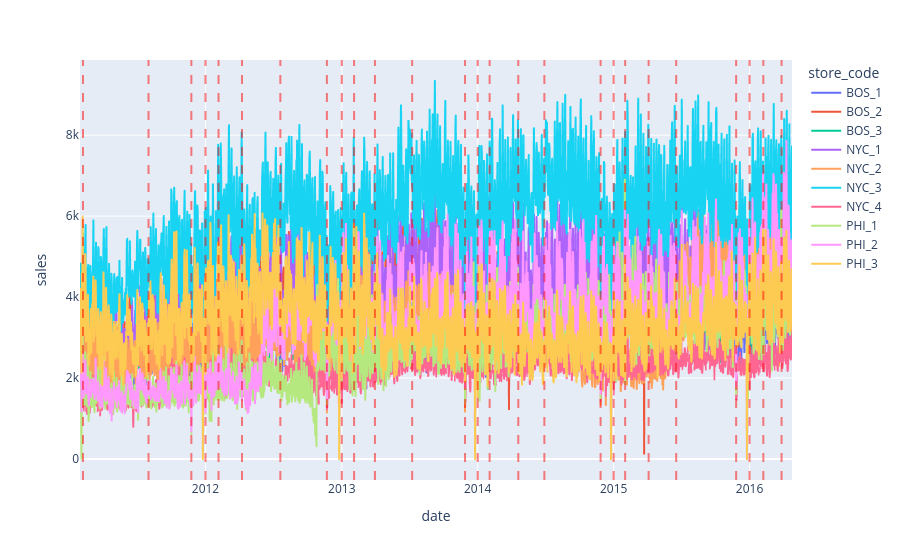

Notebook source saved alongside this figure:
### Code cell
fig = px.line(df.groupby(by = ['store_code','date'])['sales'].sum().reset_index(), x = 'date', y = 'sales', color = 'store_code')
for fecha in eventos['date'].unique():
    fig.add_vline(x=pd.Timestamp(fecha).timestamp() * 1000, line_dash="dash", line_color="red", opacity=0.5)
fig.show()

### Figure 1 — Plotly figure (JSON) as saved in the notebook; plotly's stock layout.template omitted (floating-point values rounded to 4 significant figures; data arrays with more than 128 entries replaced by an {"elided": "..."} marker saying what was removed)
{"data": [{"hovertemplate": "store_code=BOS_1<br>date=%{x}<br>sales=%{y}<extra></extra>", "legendgroup": "BOS_1", "line": {"color": "#636efa", "dash": "solid"}, "marker": {"symbol": "circle"}, "mode": "lines", "name": "BOS_1", "showlegend": true, "type": "scattergl", "x": {"elided": "1913 str values"}, "xaxis": "x", "y": {"elided": "1913 int values"}, "yaxis": "y"}, {"hovertemplate": "store_code=BOS_2<br>date=%{x}<br>sales=%{y}<extra></extra>", "legendgroup": "BOS_2", "line": {"color": "#EF553B", "dash": "solid"}, "marker": {"symbol": "circle"}, "mode": "lines", "name": "BOS_2", "showlegend": true, "type": "scattergl", "x": {"elided": "1913 str values"}, "xaxis": "x", "y": {"elided": "1913 int values"}, "yaxis": "y"}, {"hovertemplate": "store_code=BOS_3<br>date=%{x}<br>sales=%{y}<extra></extra>", "legendgroup": "BOS_3", "line": {"color": "#00cc96", "dash": "solid"}, "marker": {"symbol": "circle"}, "mode": "lines", "name": "BOS_3", "showlegend": true, "type": "scattergl", "x": {"elided": "1913 str values"}, "xaxis": "x", "y": {"elided": "1913 int values"}, "yaxis": "y"}, {"hovertemplate": "store_code=NYC_1<br>date=%{x}<br>sales=%{y}<extra></extra>", "legendgroup": "NYC_1", "line": {"color": "#ab63fa", "dash": "solid"}, "marker": {"symbol": "circle"}, "mode": "lines", "name": "NYC_1", "showlegend": true, "type": "scattergl", "x": {"elided": "1913 str values"}, "xaxis": "x", "y": {"elided": "1913 int values"}, "yaxis": "y"}, {"hovertemplate": "store_code=NYC_2<br>date=%{x}<br>sales=%{y}<extra></extra>", "legendgroup": "NYC_2", "line": {"color": "#FFA15A", "dash": "solid"}, "marker": {"symbol": "circle"}, "mode": "lines", "name": "NYC_2", "showlegend": true, "type": "scattergl", "x": {"elided": "1913 str values"}, "xaxis": "x", "y": {"elided": "1913 int values"}, "yaxis": "y"}, {"hovertemplate": "store_code=NYC_3<br>date=%{x}<br>sales=%{y}<extra></extra>", "legendgroup": "NYC_3", "line": {"color": "#19d3f3", "dash": "solid"}, "marker": {"symbol": "circle"}, "mode": "lines", "name": "NYC_3", "showlegend": true, "type": "scattergl", "x": {"elided": "1913 str values"}, "xaxis": "x", "y": {"elided": "1913 int values"}, "yaxis": "y"}, {"hovertemplate": "store_code=NYC_4<br>date=%{x}<br>sales=%{y}<extra></extra>", "legendgroup": "NYC_4", "line": {"color": "#FF6692", "dash": "solid"}, "marker": {"symbol": "circle"}, "mode": "lines", "name": "NYC_4", "showlegend": true, "type": "scattergl", "x": {"elided": "1913 str values"}, "xaxis": "x", "y": {"elided": "1913 int values"}, "yaxis": "y"}, {"hovertemplate": "store_code=PHI_1<br>date=%{x}<br>sales=%{y}<extra></extra>", "legendgroup": "PHI_1", "line": {"color": "#B6E880", "dash": "solid"}, "marker": {"symbol": "circle"}, "mode": "lines", "name": "PHI_1", "showlegend": true, "type": "scattergl", "x": {"elided": "1913 str values"}, "xaxis": "x", "y": {"elided": "1913 int values"}, "yaxis": "y"}, {"hovertemplate": "store_code=PHI_2<br>date=%{x}<br>sales=%{y}<extra></extra>", "legendgroup": "PHI_2", "line": {"color": "#FF97FF", "dash": "solid"}, "marker": {"symbol": "circle"}, "mode": "lines", "name": "PHI_2", "showlegend": true, "type": "scattergl", "x": {"elided": "1913 str values"}, "xaxis": "x", "y": {"elided": "1913 int values"}, "yaxis": "y"}, {"hovertemplate": "store_code=PHI_3<br>date=%{x}<br>sales=%{y}<extra></extra>", "legendgroup": "PHI_3", "line": {"color": "#FECB52", "dash": "solid"}, "marker": {"symbol": "circle"}, "mode": "lines", "name": "PHI_3", "showlegend": true, "type": "scattergl", "x": {"elided": "1913 str values"}, "xaxis": "x", "y": {"elided": "1913 int values"}, "yaxis": "y"}], "layout": {"legend": {"title": {"text": "store_code"}, "tracegroupgap": 0}, "margin": {"t": 60}, "shapes": [{"line": {"color": "red", "dash": "dash"}, "opacity": 0.5, "type": "line", "x0": 1296950400000, "x1": 1296950400000, "xref": "x", "y0": 0, "y1": 1, "yref": "y domain"}, {"line": {"color": "red", "dash": "dash"}, "opacity": 0.5, "type": "line", "x0": 1312156800000, "x1": 1312156800000, "xref": "x", "y0": 0, "y1": 1, "yref": "y domain"}, {"line": {"color": "red", "dash": "dash"}, "opacity": 0.5, "type": "line", "x0": 1322092800000, "x1": 1322092800000, "xref": "x", "y0": 0, "y1": 1, "yref": "y domain"}, {"line": {"color": "red", "dash": "dash"}, "opacity": 0.5, "type": "line", "x0": 1325376000000, "x1": 1325376000000, "xref": "x", "y0": 0, "y1": 1, "yref": "y domain"}, {"line": {"color": "red", "dash": "dash"}, "opacity": 0.5, "type": "line", "x0": 1328400000000, "x1": 1328400000000, "xref": "x", "y0": 0, "y1": 1, "yref": "y domain"}, {"line": {"color": "red", "dash": "dash"}, "opacity": 0.5, "type": "line", "x0": 1333843200000, "x1": 1333843200000, "xref": "x", "y0": 0, "y1": 1, "yref": "y domain"}, {"line": {"color": "red", "dash": "dash"}, "opacity": 0.5, "type": "line", "x0": 1342742400000, "x1": 1342742400000, "xref": "x", "y0": 0, "y1": 1, "yref": "y domain"}, {"line": {"color": "red", "dash": "dash"}, "opacity": 0.5, "type": "line", "x0": 1353542400000, "x1": 1353542400000, "xref": "x", "y0": 0, "y1": 1, "yref": "y domain"}, {"line": {"color": "red", "dash": "dash"}, "opacity": 0.5, "type": "line", "x0": 1356998400000, "x1": 1356998400000, "xref": "x", "y0": 0, "y1": 1, "yref": "y domain"}, {"line": {"color": "red", "dash": "dash"}, "opacity": 0.5, "type": "line", "x0": 1359849600000, "x1": 1359849600000, "xref": "x", "y0": 0, "y1": 1, "yref": "y domain"}, {"line": {"color": "red", "dash": "dash"}, "opacity": 0.5, "type": "line", "x0": 1364688000000, "x1": 1364688000000, "xref": "x", "y0": 0, "y1": 1, "yref": "y domain"}, {"line": {"color": "red", "dash": "dash"}, "opacity": 0.5, "type": "line", "x0": 1373328000000, "x1": 1373328000000, "xref": "x", "y0": 0, "y1": 1, "yref": "y domain"}, {"line": {"color": "red", "dash": "dash"}, "opacity": 0.5, "type": "line", "x0": 1385596800000, "x1": 1385596800000, "xref": "x", "y0": 0, "y1": 1, "yref": "y domain"}, {"line": {"color": "red", "dash": "dash"}, "opacity": 0.5, "type": "line", "x0": 1388534400000, "x1": 1388534400000, "xref": "x", "y0": 0, "y1": 1, "yref": "y domain"}, {"line": {"color": "red", "dash": "dash"}, "opacity": 0.5, "type": "line", "x0": 1391299200000, "x1": 1391299200000, "xref": "x", "y0": 0, "y1": 1, "yref": "y domain"}, {"line": {"color": "red", "dash": "dash"}, "opacity": 0.5, "type": "line", "x0": 1397952000000, "x1": 1397952000000, "xref": "x", "y0": 0, "y1": 1, "yref": "y domain"}, {"line": {"color": "red", "dash": "dash"}, "opacity": 0.5, "type": "line", "x0": 1404000000000, "x1": 1404000000000, "xref": "x", "y0": 0, "y1": 1, "yref": "y domain"}, {"line": {"color": "red", "dash": "dash"}, "opacity": 0.5, "type": "line", "x0": 1417046400000, "x1": 1417046400000, "xref": "x", "y0": 0, "y1": 1, "yref": "y domain"}, {"line": {"color": "red", "dash": "dash"}, "opacity": 0.5, "type": "line", "x0": 1420070400000, "x1": 1420070400000, "xref": "x", "y0": 0, "y1": 1, "yref": "y domain"}, {"line": {"color": "red", "dash": "dash"}, "opacity": 0.5, "type": "line", "x0": 1422748800000, "x1": 1422748800000, "xref": "x", "y0": 0, "y1": 1, "yref": "y domain"}, {"line": {"color": "red", "dash": "dash"}, "opacity": 0.5, "type": "line", "x0": 1428192000000, "x1": 1428192000000, "xref": "x", "y0": 0, "y1": 1, "yref": "y domain"}, {"line": {"color": "red", "dash": "dash"}, "opacity": 0.5, "type": "line", "x0": 1434585600000, "x1": 1434585600000, "xref": "x", "y0": 0, "y1": 1, "yref": "y domain"}, {"line": {"color": "red", "dash": "dash"}, "opacity": 0.5, "type": "line", "x0": 1448496000000, "x1": 1448496000000, "xref": "x", "y0": 0, "y1": 1, "yref": "y domain"}, {"line": {"color": "red", "dash": "dash"}, "opacity": 0.5, "type": "line", "x0": 1451606400000, "x1": 1451606400000, "xref": "x", "y0": 0, "y1": 1, "yref": "y domain"}, {"line": {"color": "red", "dash": "dash"}, "opacity": 0.5, "type": "line", "x0": 1454803200000, "x1": 1454803200000, "xref": "x", "y0": 0, "y1": 1, "yref": "y domain"}, {"line": {"color": "red", "dash": "dash"}, "opacity": 0.5, "type": "line", "x0": 1459036800000, "x1": 1459036800000, "xref": "x", "y0": 0, "y1": 1, "yref": "y domain"}], "xaxis": {"anchor": "y", "domain": [0, 1], "title": {"text": "date"}}, "yaxis": {"anchor": "x", "domain": [0, 1], "title": {"text": "sales"}}}}
